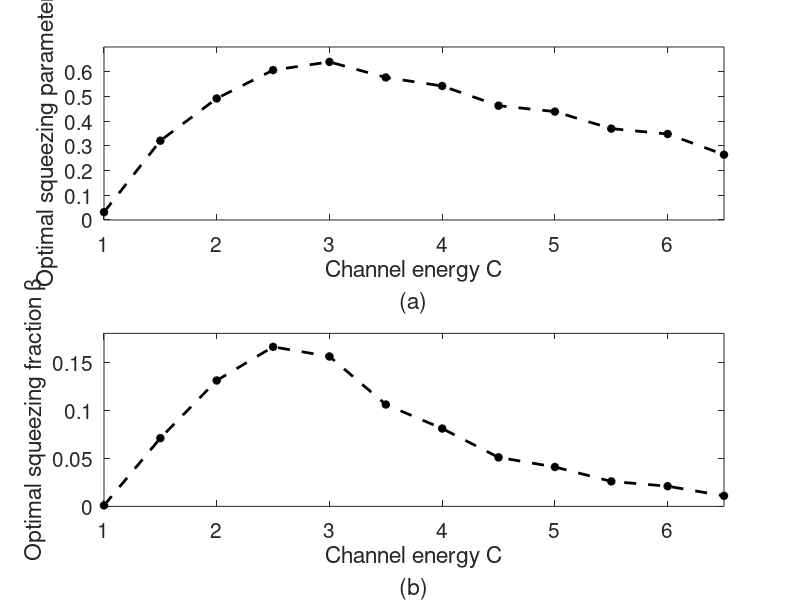

This figure's MATLAB source:
clc;clear;close all;
C=[1 1.5 2 2.5 3 3.5 4 4.5 5 5.5 6 6.5 7 7.5 8 8.5 9 9.5 10];
B=[0.001 0.071 0.131 0.166 0.156 0.106 0.081 0.051 0.041 0.026 0.021 0.011 0.010 0.009 0.008 0.007 0.006 0.005 0.004];
r=asinh(sqrt(B.*C));
a=sqrt(C-(sinh(r)).^2);
subplot(2,1,1)
plot(C,r,'--*k','Linewidth',2)
axis([1 6.5 0 0.7])
xlabel({'Channel energy C';'(a)'})
ylabel('Optimal squeezing parameter r')
set(gca,'fontsize',15)
subplot(2,1,2)
plot(C,B,'--*k','Linewidth',2)
axis([1 6.5 0 0.18])
xlabel({'Channel energy C';'(b)'})
ylabel('Optimal squeezing fraction β')
set(gca,'fontsize',15)